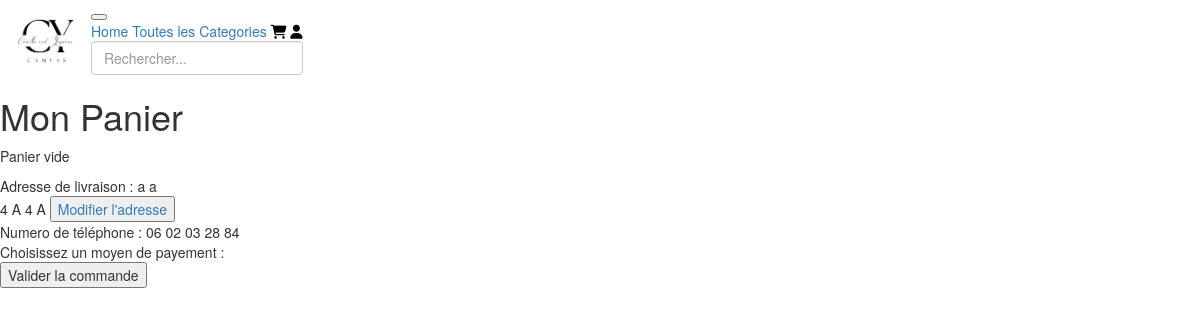
The page /php/panier.php (signed in) on the database its author committed.
### tables this page shows
CREATE TABLE `adresse` (
  `id` int NOT NULL,
  `id_user` int NOT NULL,
  `firstname` varchar(255) NOT NULL,
  `lastname` varchar(255) NOT NULL,
  `numero` int NOT NULL,
  `rue` varchar(255) NOT NULL,
  `codePostal` int NOT NULL,
  `ville` varchar(255) NOT NULL
);

CREATE TABLE `users` (
  `id` int NOT NULL,
  `email` varchar(255) NOT NULL,
  `password` varchar(255) NOT NULL,
  `firstname` varchar(255) NOT NULL,
  `lastname` varchar(255) NOT NULL,
  `avatar` varchar(255) NOT NULL,
  `phoneUser` varchar(255) DEFAULT NULL
);

### classes/User.php (called while the page is built, shortened)
<?php
class User
{
    function isPhoneExist($bdd){
        $request = $bdd->prepare('SELECT `phoneUser` FROM `users` WHERE users.id = ?');
        $request->execute([$_SESSION['user']['id']]);
        $result = $request->fetch(PDO::FETCH_ASSOC);
        if ($result['phoneUser'] == ""){
            return false;
        }
        else {
            return true;
        }
     }
    function selectPhoneNumber($bdd){
        $request = $bdd->prepare('SELECT `phoneUser` FROM `users` WHERE users.id = ?');
        $request->execute([$_SESSION['user']['id']]);
        $result = $request->fetch(PDO::FETCH_ASSOC);
        return $result['phoneUser'];
    }
}

### classes/Adresse.php (the view, shortened to what this page needs)
<?php
class Adresse
{
    function itExist($bdd){
        $request = $bdd->prepare('SELECT * FROM `adresse` INNER JOIN users ON adresse.id_user = users.id WHERE users.id = ?');
        $request->execute([$_SESSION['user']['id']]);
        if ($request->rowCount() > 0){
            return true;
        }
        else {
            return false;
        }
    }
    function isExisting($bdd){
        $request = $bdd->prepare('SELECT * FROM `adresse` WHERE id_user = ?');
        $request->execute([$_SESSION['user']['id']]);
        $result = $request->fetch(PDO::FETCH_ASSOC);
        if ($request->rowCount() > 0){
            $adresse = $result['firstname'] . " " . $result['lastname'] . '</br>'. $result['numero'] . " " . $result['rue'] . " " . $result['codePostal'] . " " . $result['ville'];
            return $adresse . ' <a href="inscriptionAdresse.php"><button class="button">Modifier l\'adresse</button></a>';
        }
        else {
            return '<a href="inscriptionAdresse.php"><button class="button">Ajouter une adresse</button></a>';
        }
    }
}
?>

### php/panier.php (shortened to what this page needs)
<?php
require_once('../classes/User.php');
require_once('../classes/Adresse.php');
?>
<!DOCTYPE html>
<html lang="fr" dir="ltr">
<head>
    <link rel="stylesheet" type="text/css" href="../css/style.css">
    <link rel="stylesheet" href="https://maxcdn.bootstrapcdn.com/bootstrap/3.4.1/css/bootstrap.min.css">
</head>
<body>
    <?php require_once('../includes/header2.php'); ?>
    <main>
        <h1>Mon Panier</h1>
        <div id="panier">
            <?php
            $somme = 0;
            $livraison = 4.99;
            $request = $bdd->prepare('SELECT * FROM `panier` WHERE `id_user` = ?');
            $request->execute([$_SESSION['user']['id']]);
            $result = $request->fetchAll(PDO::FETCH_ASSOC);
            if ($result) {
                foreach ($result as $produit) {
                    $articleIDPanier = $produit['id_article'];
                    $request2 = $bdd->prepare('SELECT * FROM `articles` WHERE `idArt` = ?');
                    $request2->execute([$articleIDPanier]);
                    $result2 = $request2->fetch(PDO::FETCH_ASSOC);
                    $somme += $result2['prix'];
                    echo "<a href='detail.php?article_id=" . $result2['idArt'] ."'><img src='" . $result2['imgArt'] . " '></a><span>" . $result2['titreArt'] . " - Prix : " . $result2['prix'] . "$</span></br>";
                }
                $prixTotal = $somme + $livraison;
                echo "<span>Sous total : " . $somme . "$</span></br>
            <span>Frais de livraison : 4,99$ </span></br>
            <span>Total : " . ($prixTotal) . "$</span>";
            } else {
                echo "<p>Panier vide</p>";
            }
            ?>
        </div>
        <div><span>Adresse de livraison :</span>
            <?php $adresse = new Adresse($_SESSION['user']['id'], '','','', '', '', '');
            if ($adresse->itExist($bdd)){
                $adresseCommande = $adresse->isExisting($bdd);
                echo $adresseCommande;
            }
            else {
                echo $adresse->isExisting($bdd);
            }
            ?>
        </div>
        <div><span>Numero de téléphone :</span>
        <?php $user = new User($_SESSION['user']['id'],'','', '', '', '','');
        if ($user->isPhoneExist($bdd)){
            $phoneCommande = $user->selectPhoneNumber($bdd);
            echo $phoneCommande;
        }
        ?>
        <div><span>Choisissez un moyen de payement :</span></div>
        <form method="POST"><input type="submit" name="validerPanier" value="Valider la commande"></form>
    </main>
</body>
</html>

### rows shown on the page
adresse: firstname "a", lastname "a", numero "4", rue "A", codePostal "4", ville "A"
users: phoneUser "06 02 03 28 84"
